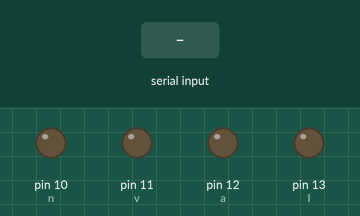
This sketch was run on a simulated Arduino Uno, built with avr-gcc and run on an emulated ATmega328P. On the bench: output pins drawn as LEDs (lit = HIGH). The inputs (shaded band) are chosen by the test bench.

Above: at 1.2 s.
1.3 s: "l" received over Serial
At 2.5 s:
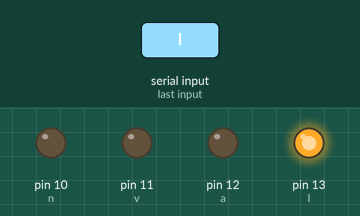
2.8 s: "a" received over Serial
At 3.9 s:
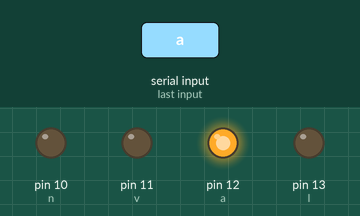
4.3 s: "v" received over Serial
At 5.0 s:
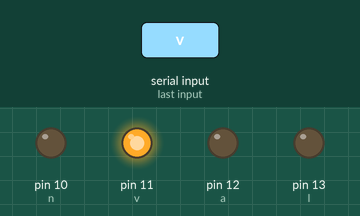
5.8 s: "n" received over Serial
At 6.2 s:
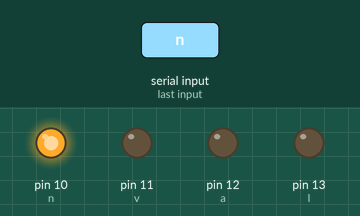
Timing chart, 0 to 8.3 s (numbered marks = the images above; inputs shaded):
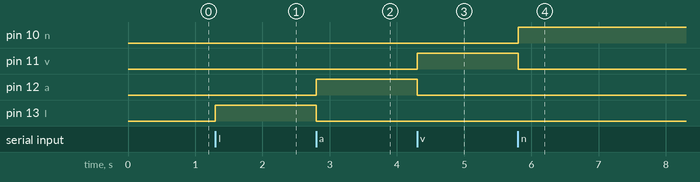

The sketch:

arduino_voz_BT.ino
```cpp
#define l 13
#define a 12
#define v 11
#define n 10


char datosRx;

void setup() {
 pinMode(l,OUTPUT);
 pinMode(a,OUTPUT);
 pinMode(v,OUTPUT);
 pinMode(n,OUTPUT);
 Serial.begin(9600);
}

void loop() {

  if(Serial.available()>0){

    datosRx = Serial.read();

    if(datosRx == 'l'){
      digitalWrite(l,HIGH);
      digitalWrite(a,LOW);
      digitalWrite(v,LOW);
      digitalWrite(n,LOW);
    }
    if(datosRx == 'a'){
      digitalWrite(l,LOW);
      digitalWrite(a,HIGH);
      digitalWrite(v,LOW);
      digitalWrite(n,LOW);
    }

    if(datosRx == 'v'){
      digitalWrite(l,LOW);
      digitalWrite(a,LOW);
      digitalWrite(v,HIGH);
      digitalWrite(n,LOW);
    }
    if(datosRx == 'n'){
      digitalWrite(l,LOW);
      digitalWrite(a,LOW);
      digitalWrite(v,LOW);
      digitalWrite(n,HIGH);

    }

  }

}
```

Measured:
- after the input at 1.3 s, pin 13 (l): LOW → HIGH at once
- after the input at 2.8 s, pin 12 (a): LOW → HIGH at once; pin 13 (l): HIGH → LOW at once
- after the input at 4.3 s, pin 11 (v): LOW → HIGH at once; pin 12 (a): HIGH → LOW at once
- after the input at 5.8 s, pin 10 (n): LOW → HIGH at once; pin 11 (v): HIGH → LOW at once
